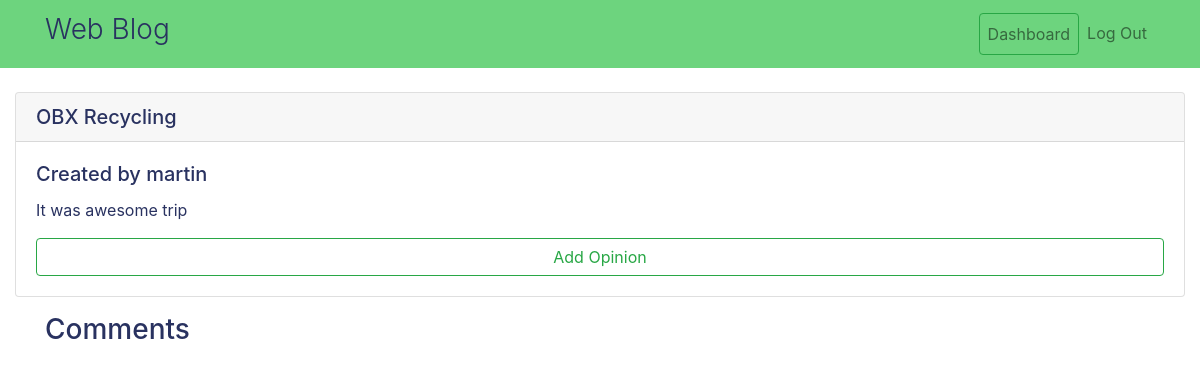
/post/2 (signed in), run on the app's committed database.
### blog/models.py (models this page shows)
class Post(models.Model):
    title = models.CharField(max_length=100)
    body = models.TextField()
    time = models.DateTimeField()
    user = models.ForeignKey(User, on_delete=models.CASCADE)

### blog/views.py (the view)
# urls.py: path('post/<int:pk>', views.detail_post, name='detail_post'),
def detail_post(request, pk):
    post = Post.objects.get(pk=pk)
    comments = Comment.objects.filter(post=post)
    print("POST")
    print(pk)
    print(post)
    print()
    print("COMMENT")
    print(comments)
    passing_dict = {
        'post': post,
        'comments': comments
    }
    return render(request, 'blog/detail_post.html', passing_dict)

### blog/templates/blog/detail_post.html (shortened to what this page needs)
{% extends 'blog/base.html' %}
{% block content %}
<div class="container-fluid">
    <div class="card mt-4">
        <h5 class="card-header">{{ post.title }}</h5>
        <div class="card-body">
            <h5 class="card-title">Created by {{ post.user }}</h5>
            <p class="card-text">{{ post.body }}</p>
            <a href="#" class="btn btn-outline-success btn-block">Add Opinion</a>
        </div>
    </div>
</div>
<div class="container">
    <h3 class="mt-3" style="color: #293260;">Comments</h3>
</div>
{% endblock %}

### blog/templates/blog/base.html (style rules this page uses)
* { color: #293260; }

### data on the page
Post: title "OBX Recycling", user "martin", body "It was awesome trip"
